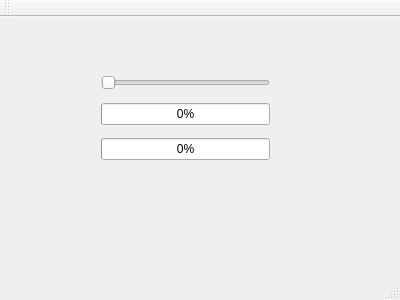
<?xml version="1.0" encoding="UTF-8"?>
<ui version="4.0">
 <class>MainWindow</class>
 <widget class="QMainWindow" name="MainWindow">
  <property name="geometry">
   <rect>
    <x>0</x>
    <y>0</y>
    <width>400</width>
    <height>300</height>
   </rect>
  </property>
  <property name="windowTitle">
   <string>MainWindow</string>
  </property>
  <widget class="QWidget" name="centralWidget">
   <widget class="QWidget" name="">
    <property name="geometry">
     <rect>
      <x>90</x>
      <y>40</y>
      <width>191</width>
      <height>121</height>
     </rect>
    </property>
    <layout class="QVBoxLayout" name="verticalLayout">
     <item>
      <widget class="QSlider" name="horizontalSlider">
       <property name="orientation">
        <enum>Qt::Horizontal</enum>
       </property>
      </widget>
     </item>
     <item>
      <widget class="QProgressBar" name="progressBar_2">
       <property name="value">
        <number>0</number>
       </property>
      </widget>
     </item>
     <item>
      <widget class="QProgressBar" name="progressBar">
       <property name="value">
        <number>0</number>
       </property>
      </widget>
     </item>
    </layout>
   </widget>
  </widget>
  <widget class="QToolBar" name="mainToolBar">
   <attribute name="toolBarArea">
    <enum>TopToolBarArea</enum>
   </attribute>
   <attribute name="toolBarBreak">
    <bool>false</bool>
   </attribute>
  </widget>
  <widget class="QStatusBar" name="statusBar"/>
  <widget class="QMenuBar" name="menuBar">
   <property name="geometry">
    <rect>
     <x>0</x>
     <y>0</y>
     <width>400</width>
     <height>25</height>
    </rect>
   </property>
  </widget>
 </widget>
 <layoutdefault spacing="6" margin="11"/>
 <resources/>
 <connections>
  <connection>
   <sender>horizontalSlider</sender>
   <signal>valueChanged(int)</signal>
   <receiver>progressBar</receiver>
   <slot>setValue(int)</slot>
   <hints>
    <hint type="sourcelabel">
     <x>178</x>
     <y>116</y>
    </hint>
    <hint type="destinationlabel">
     <x>156</x>
     <y>171</y>
    </hint>
   </hints>
  </connection>
 </connections>
</ui>
